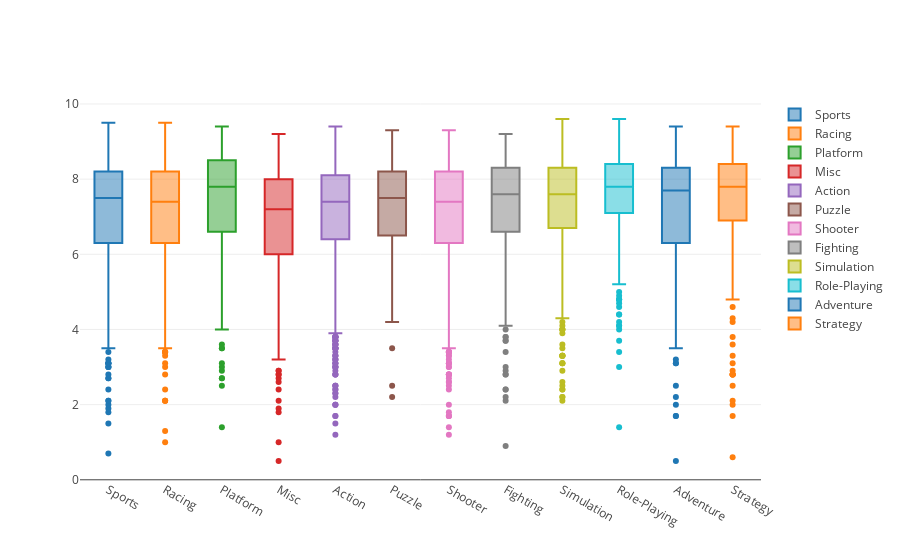

Source (notebook cell):
### Code cell
# создаем Box trace для каждого жанра из наших данных
data = []
for genre in df.Genre.unique():
    data.append(
        go.Box(y=df[df.Genre==genre].User_Score, name=genre)
    )

# визуализируем данные
iplot(data, show_link = False)

### Figure 1 — Plotly figure (JSON) as saved in the notebook; plotly's stock layout.template omitted (floating-point values rounded to 4 significant figures; data arrays with more than 128 entries replaced by an {"elided": "..."} marker saying what was removed)
{"data": [{"name": "Sports", "type": "box", "y": {"elided": "943 float values"}}, {"name": "Racing", "type": "box", "y": {"elided": "581 float values"}}, {"name": "Platform", "type": "box", "y": {"elided": "403 float values"}}, {"name": "Misc", "type": "box", "y": {"elided": "384 float values"}}, {"name": "Action", "type": "box", "y": {"elided": "1630 float values"}}, {"name": "Puzzle", "type": "box", "y": [7.1, 8.6, 8.8, 9.2, 7.8, 7.4, 7.7, 8.7, 7.6, 8.7, 6.2, 5.7, 8.5, 8.2, 7.9, 7.5, 9.3, 8.6, 8.6, 7.9, 8, 7.9, 8.5, 7.9, 6, 9, 8.6, 7.7, 7.5, 5.8, 6.6, 6.8, 8.9, 8.7, 8.4, 6.3, 8.4, 6.7, 6.8, 8.1, 8.7, 8.2, 7, 4.8, 6.2, 8.1, 7.1, 8.4, 7.5, 5.6, 7.7, 7.5, 7.3, 7, 7.7, 6.7, 7, 2.5, 8.9, 7.4, 8.1, 6.3, 8.7, 6.3, 8.3, 7, 8.3, 7.4, 8.2, 5.8, 6.1, 7, 6.7, 6.3, 6.2, 3.5, 4.6, 6.8, 7.9, 7.7, 5.3, 8, 7.9, 7.7, 8.1, 5.4, 7.8, 5.6, 9, 8, 4.2, 5.5, 7.5, 7, 7.2, 7.2, 7.3, 6.3, 9.1, 7.8, 6.2, 2.2, 6.6, 4.8, 4.6, 8.5, 6.5, 7.5, 8.4, 7.3, 6.1, 6.4, 7.5, 8, 8.1, 8.5, 7.4, 8]}, {"name": "Shooter", "type": "box", "y": {"elided": "864 float values"}}, {"name": "Fighting", "type": "box", "y": {"elided": "378 float values"}}, {"name": "Simulation", "type": "box", "y": {"elided": "297 float values"}}, {"name": "Role-Playing", "type": "box", "y": {"elided": "712 float values"}}, {"name": "Adventure", "type": "box", "y": {"elided": "248 float values"}}, {"name": "Strategy", "type": "box", "y": {"elided": "267 float values"}}], "layout": {}}
